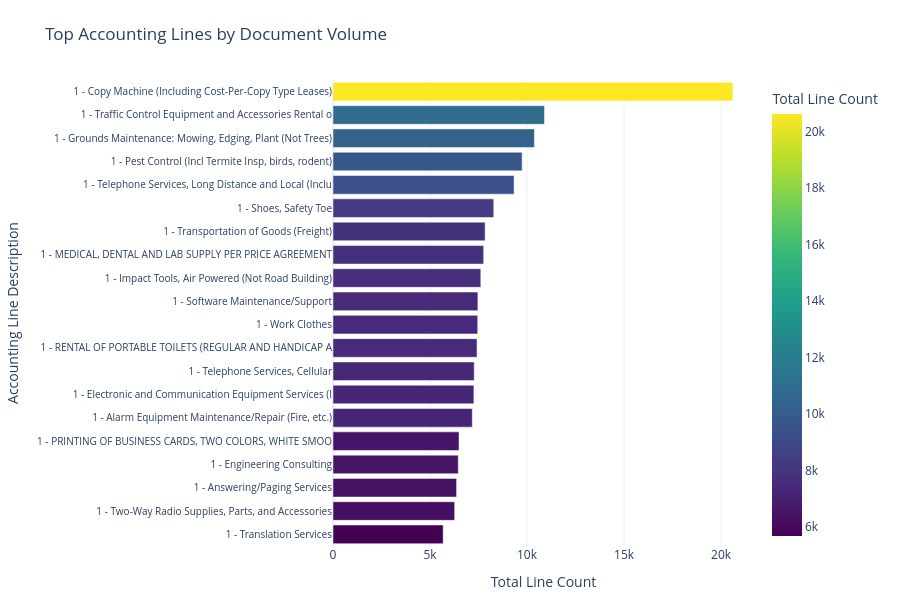

The code cell stored with this chart in its notebook:
### Code cell
accounting_summary = (
    df.groupby(['RFED_ACTG_LN_NO', 'ACTG_LN_DSCR'])
    .agg(
        Total_Lines=('RFED_ACTG_LN_NO', 'count'),
        Total_Amount=('AMOUNT', 'sum'),
    )
    .reset_index()
)

accounting_summary['Accounting_Label'] = (
    accounting_summary['RFED_ACTG_LN_NO'].astype(str)
    + ' - '
    + accounting_summary['ACTG_LN_DSCR']
)

accounting_summary = accounting_summary.sort_values(
    by='Total_Lines', ascending=True
).reset_index(drop=True)
top_data = accounting_summary.tail(20).copy()
fig = px.bar(
    top_data,
    x='Total_Lines',
    y='Accounting_Label',
    orientation='h',
    color='Total_Lines', 
    color_continuous_scale='Viridis',
    title='Top Accounting Lines by Document Volume',
    labels={
        'Accounting_Label': 'Accounting Line Number & Description',
        'Total_Lines': 'Total Line Count',
    },
    template='plotly_white',
)

fig.update_layout(
    xaxis=dict(title='Total Line Count', showgrid=True),
    yaxis=dict(title='Accounting Line Description', tickfont=dict(size=10)),
    margin=dict(l=280, r=50, t=80, b=50),
    height=600,
)
fig.show()

### Figure 1 — Plotly figure (JSON) as saved in the notebook; plotly's stock layout.template omitted (floating-point values rounded to 4 significant figures)
{"data": [{"hovertemplate": "Total Line Count=%{marker.color}<br>Accounting Line Number & Description=%{y}<extra></extra>", "legendgroup": "", "marker": {"color": [5679, 6270, 6370, 6456, 6496, 7181, 7262, 7279, 7423, 7459, 7468, 7618, 7765, 7842, 8287, 9332, 9748, 10381, 10901, 20614], "coloraxis": "coloraxis", "pattern": {"shape": ""}}, "name": "", "orientation": "h", "showlegend": false, "textposition": "auto", "type": "bar", "x": [5679, 6270, 6370, 6456, 6496, 7181, 7262, 7279, 7423, 7459, 7468, 7618, 7765, 7842, 8287, 9332, 9748, 10381, 10901, 20614], "xaxis": "x", "y": ["1 - Translation Services", "1 - Two-Way Radio Supplies, Parts, and Accessories", "1 - Answering/Paging Services", "1 - Engineering Consulting", "1 - PRINTING OF BUSINESS CARDS, TWO COLORS, WHITE SMOO", "1 - Alarm Equipment Maintenance/Repair (Fire, etc.)", "1 - Electronic and Communication Equipment Services (I", "1 - Telephone Services, Cellular", "1 - RENTAL OF PORTABLE TOILETS (REGULAR AND HANDICAP A", "1 - Work Clothes", "1 - Software Maintenance/Support", "1 - Impact Tools, Air Powered (Not Road Building)", "1 - MEDICAL, DENTAL AND LAB SUPPLY PER PRICE AGREEMENT", "1 - Transportation of Goods (Freight)", "1 - Shoes, Safety Toe", "1 - Telephone Services, Long Distance and Local (Inclu", "1 - Pest Control (Incl Termite Insp, birds, rodent)", "1 - Grounds Maintenance: Mowing, Edging, Plant (Not Trees)", "1 - Traffic Control Equipment and Accessories Rental o", "1 - Copy Machine (Including Cost-Per-Copy Type Leases)"], "yaxis": "y"}], "layout": {"barmode": "relative", "coloraxis": {"colorbar": {"title": {"text": "Total Line Count"}}, "colorscale": [[0, "#440154"], [0.1111, "#482878"], [0.2222, "#3e4989"], [0.3333, "#31688e"], [0.4444, "#26828e"], [0.5556, "#1f9e89"], [0.6667, "#35b779"], [0.7778, "#6ece58"], [0.8889, "#b5de2b"], [1, "#fde725"]]}, "height": 600, "legend": {"tracegroupgap": 0}, "margin": {"b": 50, "l": 280, "r": 50, "t": 80}, "title": {"text": "Top Accounting Lines by Document Volume"}, "xaxis": {"anchor": "y", "domain": [0, 1], "showgrid": true, "title": {"text": "Total Line Count"}}, "yaxis": {"anchor": "x", "domain": [0, 1], "tickfont": {"size": 10}, "title": {"text": "Accounting Line Description"}}}}
